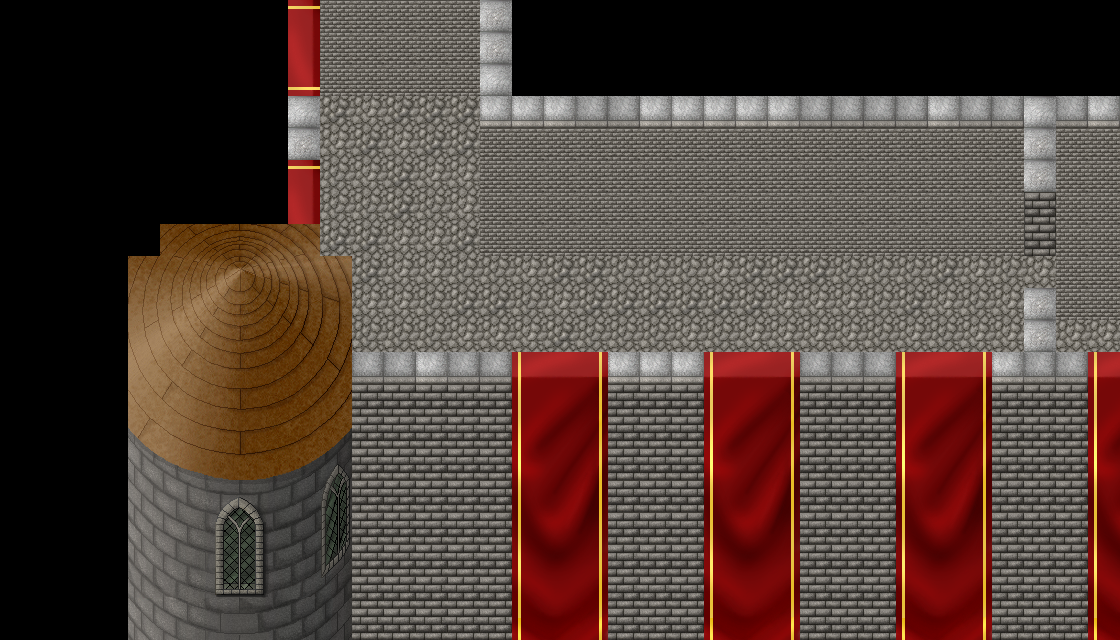

Rendered tile map (Tiled .tmx) drawn with the repository's tilesets; below, a short description and the map source with its tile grids summarised:
An orthogonal 35x20 tile map with 32x32 px tiles, 1 tile layer (Ground) and 212 objects (Liat).

<map version="1.0" orientation="orthogonal" width="35" height="20" tilewidth="32" tileheight="32">
 <tileset firstgid="1" name="chapter1" tilewidth="32" tileheight="32">
  <image source="chapter1.png" width="640" height="640" />
 </tileset>
 <layer name="Ground" width="35" height="20">
  <data>[700 cells, 527 non-empty, 129 distinct tile ids]</data>
 </layer>
 <objectgroup name="shadows" width="35" height="20">
  <object gid="42" x="1088" y="288" />
  <object gid="42" x="1056" y="288" />
  <object gid="42" x="1088" y="320" />
  <object gid="41" x="1056" y="256" />
  <object gid="41" x="1088" y="256" />
  <object gid="41" x="992" y="256" />
  <object gid="41" x="960" y="256" />
  <object gid="41" x="896" y="256" />
  <object gid="41" x="864" y="256" />
  <object gid="41" x="800" y="256" />
  <object gid="41" x="736" y="256" />
  <object gid="41" x="704" y="256" />
  <object gid="41" x="672" y="256" />
  <object gid="41" x="640" y="256" />
  <object gid="41" x="608" y="256" />
  <object gid="41" x="576" y="256" />
  <object gid="41" x="544" y="256" />
  <object gid="41" x="512" y="256" />
  <object gid="41" x="480" y="256" />
  <object gid="62" x="512" y="288" />
  <object gid="82" x="544" y="288" />
  <object gid="82" x="576" y="288" />
  <object gid="82" x="608" y="288" />
  <object gid="82" x="640" y="288" />
  <object gid="82" x="672" y="288" />
  <object gid="82" x="704" y="288" />
  <object gid="82" x="736" y="288" />
  <object gid="82" x="768" y="288" />
  <object gid="82" x="800" y="288" />
  <object gid="82" x="832" y="288" />
  <object gid="82" x="864" y="288" />
  <object gid="82" x="896" y="288" />
  <object gid="82" x="928" y="288" />
  <object gid="82" x="960" y="288" />
  <object gid="82" x="992" y="288" />
  <object gid="62" x="1024" y="288" />
  <object gid="61" x="480" y="288" />
  <object gid="41" x="768" y="256" />
  <object gid="41" x="832" y="256" />
  <object gid="41" x="928" y="256" />
 </objectgroup>
 <objectgroup name="stairs" width="35" height="20">
  <object gid="24" x="1056" y="288" />
  <object gid="24" x="1088" y="320" />
  <object gid="44" x="1056" y="320" />
  <object gid="44" x="1056" y="352" />
  <object gid="44" x="1088" y="352" />
 </objectgroup>
 <objectgroup name="banners &amp; doors" width="35" height="20">
  <object gid="15" x="512" y="128" />
  <object gid="16" x="544" y="128" />
  <object gid="35" x="512" y="160" />
  <object gid="55" x="512" y="192" />
  <object gid="75" x="512" y="224" />
  <object gid="95" x="512" y="256" />
  <object gid="96" x="544" y="256" />
  <object gid="76" x="544" y="224" />
  <object gid="56" x="544" y="192" />
  <object gid="36" x="544" y="160" />
  <object gid="79" x="608" y="224" />
  <object gid="80" x="640" y="224" />
  <object gid="99" x="608" y="256" />
  <object gid="100" x="640" y="256" />
  <object gid="15" x="704" y="128" />
  <object gid="16" x="736" y="128" />
  <object gid="35" x="704" y="160" />
  <object gid="36" x="736" y="160" />
  <object gid="55" x="704" y="192" />
  <object gid="56" x="736" y="192" />
  <object gid="75" x="704" y="224" />
  <object gid="76" x="736" y="224" />
  <object gid="95" x="704" y="256" />
  <object gid="96" x="736" y="256" />
  <object gid="37" x="800" y="224" />
  <object gid="57" x="800" y="256" />
  <object gid="15" x="864" y="128" />
  <object gid="16" x="896" y="128" />
  <object gid="35" x="864" y="160" />
  <object gid="36" x="896" y="160" />
  <object gid="55" x="864" y="192" />
  <object gid="56" x="896" y="192" />
  <object gid="75" x="864" y="224" />
  <object gid="76" x="896" y="224" />
  <object gid="95" x="864" y="256" />
  <object gid="96" x="896" y="256" />
  <object gid="79" x="960" y="224" />
  <object gid="80" x="992" y="224" />
  <object gid="99" x="960" y="256" />
  <object gid="100" x="992" y="256" />
  <object gid="78" x="1024" y="224" />
  <object gid="78" x="1024" y="256" />
  <object gid="78" x="1024" y="288" />
  <object gid="18" x="349" y="49" />
  <object gid="19" x="381" y="49" />
  <object gid="20" x="413" y="49" />
  <object gid="38" x="349" y="81" />
  <object gid="39" x="381" y="81" />
  <object gid="40" x="413" y="81" />
  <object gid="58" x="349" y="113" />
  <object gid="59" x="381" y="113" />
  <object gid="60" x="413" y="113" />
  <object gid="119" x="815" y="442" />
  <object gid="120" x="847" y="442" />
  <object gid="139" x="815" y="474" />
  <object gid="140" x="847" y="474" />
  <object gid="159" x="815" y="506" />
  <object gid="160" x="847" y="506" />
  <object gid="179" x="815" y="538" />
  <object gid="180" x="847" y="538" />
  <object gid="159" x="1010" y="507" />
  <object gid="179" x="1010" y="539" />
  <object gid="119" x="1010" y="443" />
  <object gid="140" x="1042" y="475" />
  <object gid="139" x="1010" y="475" />
  <object gid="180" x="1042" y="539" />
  <object gid="120" x="1042" y="443" />
  <object gid="160" x="1042" y="507" />
  <object gid="159" x="623" y="506" />
  <object gid="179" x="623" y="538" />
  <object gid="119" x="623" y="442" />
  <object gid="140" x="655" y="474" />
  <object gid="139" x="623" y="474" />
  <object gid="180" x="655" y="538" />
  <object gid="120" x="655" y="442" />
  <object gid="160" x="655" y="506" />
  <object gid="159" x="417" y="506" />
  <object gid="179" x="417" y="538" />
  <object gid="119" x="417" y="442" />
  <object gid="140" x="449" y="474" />
  <object gid="139" x="417" y="474" />
  <object gid="180" x="449" y="538" />
  <object gid="120" x="449" y="442" />
  <object gid="160" x="449" y="506" />
  <object gid="17" x="576" y="261" />
  <object gid="17" x="671" y="263" />
  <object gid="17" x="768" y="263" />
  <object gid="17" x="833" y="262" />
  <object gid="17" x="929" y="263" />
  <object gid="17" x="325" y="100" />
  <object gid="17" x="444" y="101" />
 </objectgroup>
 <objectgroup name="shingles" width="35" height="20">
  <object gid="128" x="320" y="256" />
  <object gid="129" x="352" y="256" />
  <object gid="149" x="352" y="288" />
  <object gid="169" x="352" y="320" />
  <object gid="189" x="352" y="352" />
  <object gid="209" x="352" y="384" />
  <object gid="229" x="352" y="416" />
  <object gid="249" x="352" y="448" />
  <object gid="269" x="352" y="480" />
  <object gid="289" x="352" y="512" />
  <object gid="309" x="352" y="544" />
  <object gid="329" x="352" y="576" />
  <object gid="349" x="352" y="608" />
  <object gid="369" x="352" y="640" />
  <object gid="361" x="96" y="640" />
  <object gid="341" x="96" y="608" />
  <object gid="321" x="96" y="576" />
  <object gid="301" x="96" y="544" />
  <object gid="281" x="96" y="512" />
  <object gid="261" x="96" y="480" />
  <object gid="241" x="96" y="448" />
  <object gid="221" x="96" y="416" />
  <object gid="201" x="96" y="384" />
  <object gid="181" x="96" y="352" />
  <object gid="161" x="96" y="320" />
  <object gid="141" x="96" y="288" />
  <object gid="122" x="128" y="256" />
  <object gid="121" x="96" y="256" />
  <object gid="102" x="128" y="224" />
  <object gid="103" x="160" y="224" />
  <object gid="104" x="192" y="224" />
  <object gid="105" x="224" y="224" />
  <object gid="106" x="256" y="224" />
  <object gid="107" x="288" y="224" />
  <object gid="108" x="320" y="224" />
 </objectgroup>
 <objectgroup name="garg" width="35" height="20">
  <object gid="14" x="128" y="480" />
  <object gid="34" x="128" y="512" />
  <object gid="54" x="128" y="544" />
  <object gid="74" x="128" y="576" />
  <object gid="94" x="128" y="608" />
  <object gid="114" x="128" y="640" />
  <object gid="114" x="128" y="640" />
  <object gid="113" x="96" y="640" />
  <object gid="93" x="96" y="608" />
  <object gid="92" x="64" y="608" />
  </objectgroup>
 <objectgroup name="Blocking" width="35" height="20">
  <!-- 11 objects omitted --></objectgroup>
 <objectgroup name="Units" width="35" height="20">
  <!-- 1 objects omitted --></objectgroup>
</map>
<!-- 31 of 212 objects omitted -->